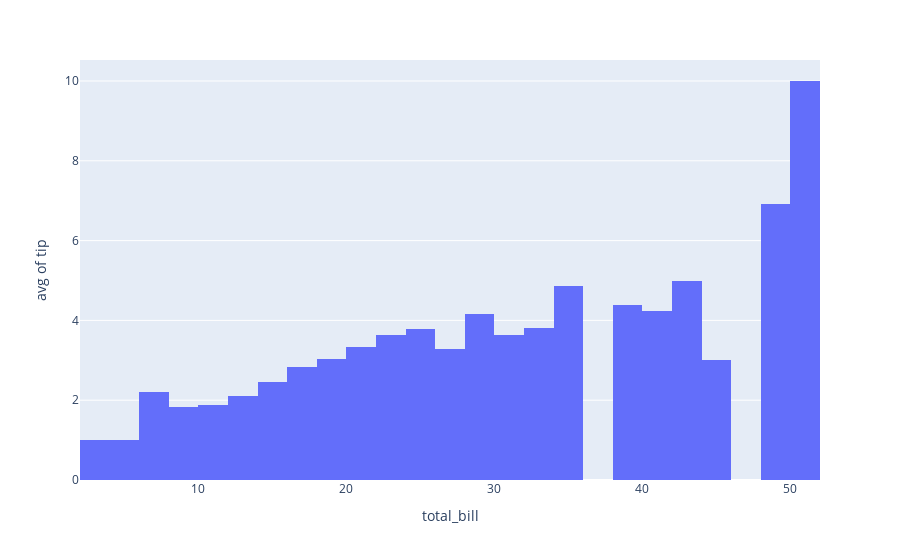

The code cell stored with this chart in its notebook:
### Code cell
px.histogram(data_frame=df2, x="total_bill", y='tip', histfunc='avg')

### Figure 1 — Plotly figure (JSON) as saved in the notebook; plotly's stock layout.template omitted (floating-point values rounded to 4 significant figures; data arrays with more than 128 entries replaced by an {"elided": "..."} marker saying what was removed)
{"data": [{"alignmentgroup": "True", "bingroup": "x", "histfunc": "avg", "hovertemplate": "total_bill=%{x}<br>avg of tip=%{y}<extra></extra>", "legendgroup": "", "marker": {"color": "#636efa", "pattern": {"shape": ""}}, "name": "", "offsetgroup": "", "orientation": "v", "showlegend": false, "type": "histogram", "x": {"elided": "244 float values"}, "xaxis": "x", "y": {"elided": "244 float values"}, "yaxis": "y"}], "layout": {"barmode": "relative", "legend": {"tracegroupgap": 0}, "margin": {"t": 60}, "xaxis": {"anchor": "y", "domain": [0, 1], "title": {"text": "total_bill"}}, "yaxis": {"anchor": "x", "domain": [0, 1], "title": {"text": "avg of tip"}}}}
